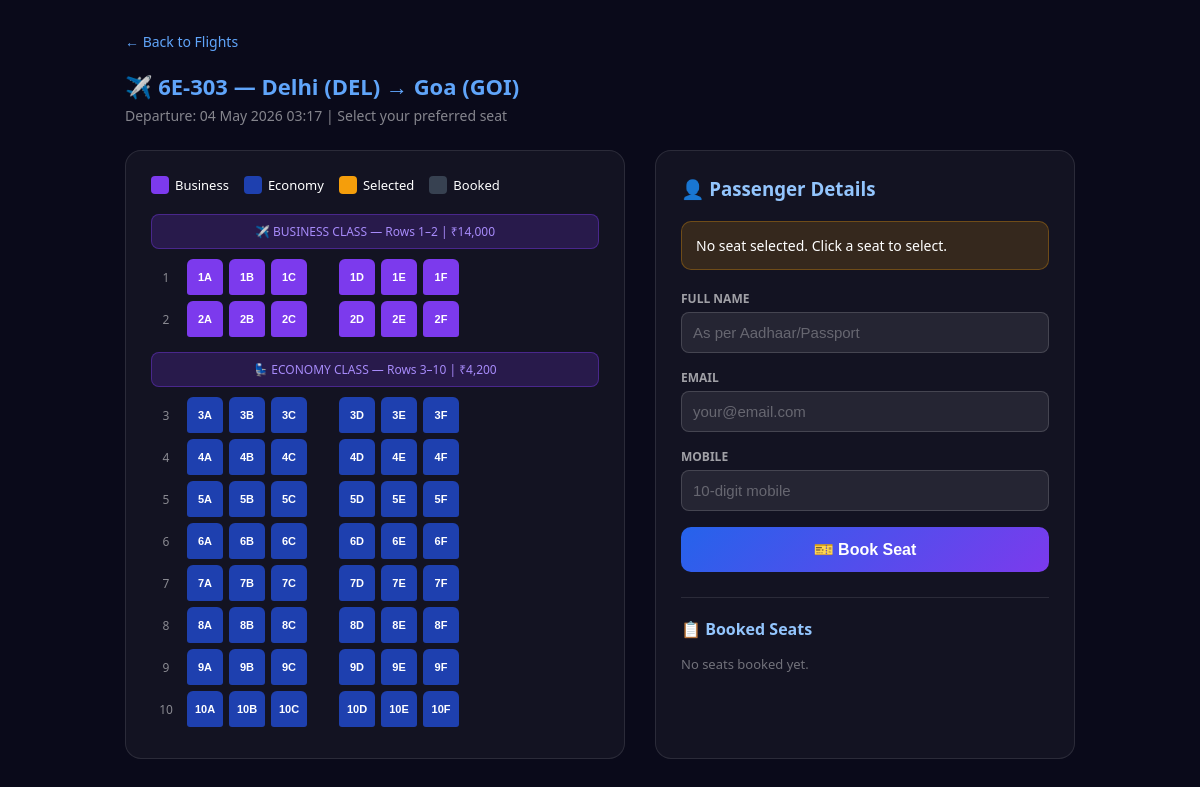
Screenshot of /seats.php?flight=3 with the database file from the repository.
### tables this page shows
CREATE TABLE IF NOT EXISTS flights (
    id INT AUTO_INCREMENT PRIMARY KEY,
    flight_no VARCHAR(10) UNIQUE NOT NULL,
    origin VARCHAR(100) NOT NULL,
    destination VARCHAR(100) NOT NULL,
    departure DATETIME NOT NULL,
    arrival DATETIME NOT NULL,
    aircraft VARCHAR(50) DEFAULT 'Boeing 737',
    total_seats INT DEFAULT 60,
    price_economy DECIMAL(8,2) DEFAULT 3500.00,
    price_business DECIMAL(8,2) DEFAULT 12000.00,
    status ENUM('scheduled','boarding','departed','cancelled') DEFAULT 'scheduled'
);

### seats.php (the view, shortened to what this page needs)
<?php
require_once 'db.php';
$flight_id = (int)($_GET['flight'] ?? 0);
$flight = $pdo->prepare("SELECT * FROM flights WHERE id=?");
$flight->execute([$flight_id]);
$f = $flight->fetch(PDO::FETCH_ASSOC);
$bookedSeats = [];
$rows = range(1, 10);
$cols = ['A','B','C','D','E','F'];
?>
<!DOCTYPE html><html>
<head><title>Select Seat - <?=htmlspecialchars($f['flight_no'])?></title>
</head>
<body>
<div style="max-width:950px;margin:auto">
<a href="index.php" class="back">← Back to Flights</a>
<h1>✈️ <?=htmlspecialchars($f['flight_no'])?> — <?=$f['origin']?> → <?=$f['destination']?></h1>
<div class="sub">Departure: <?=date('d M Y H:i',strtotime($f['departure']))?> | Select your preferred seat</div>
<div class="layout">
  <div class="plane">
    <div class="legend">
      <div class="leg"><div class="dot" style="background:#7c3aed"></div> Business</div>
      <div class="leg"><div class="dot" style="background:#1e40af"></div> Economy</div>
      <div class="leg"><div class="dot" style="background:#f59e0b"></div> Selected</div>
      <div class="leg"><div class="dot" style="background:#374151"></div> Booked</div>
    </div>
    <div class="class-divider">✈️ BUSINESS CLASS — Rows 1–2 | ₹<?=number_format($f['price_business'],0)?></div>
    <?php foreach ($rows as $row):
      $isBusiness = ($row <= 2);
      if ($row === 3): ?>
      <div class="class-divider" style="margin-top:15px">💺 ECONOMY CLASS — Rows 3–10 | ₹<?=number_format($f['price_economy'],0)?></div>
      <?php endif; ?>
      <div class="row-label">
        <div class="row-num"><?=$row?></div>
        <?php foreach ($cols as $ci => $col):
          $seatId = $row . $col;
          $isBooked = isset($bookedSeats[$seatId]);
          $cls = $isBusiness ? 'business' : 'economy';
          $classes = "seat $cls" . ($isBooked ? ' booked' : '');
        ?>
        <button class="<?=$classes?>" onclick="selectSeat('<?=$seatId?>')" <?=$isBooked?'disabled':''?> title="<?=$seatId?>"><?=$seatId?></button>
        <?php endforeach; ?>
      </div>
    <?php endforeach; ?>
  </div>
  <div class="form-card">
    <h3 style="margin-bottom:20px;color:#93c5fd">👤 Passenger Details</h3>
    <div class="selected-info" id="seatInfo">No seat selected. Click a seat to select.</div>
    <form method="post">
      <label>Full Name</label>
      <input type="text" name="name" placeholder="As per Aadhaar/Passport" required>
      <label>Email</label>
      <input type="email" name="email" placeholder="your@email.com" required>
      <label>Mobile</label>
      <input type="tel" name="mobile" placeholder="10-digit mobile" required>
      <button type="submit" id="bookBtn" disabled>🎫 Book Seat</button>
    </form>
    <div style="margin-top:25px;border-top:1px solid rgba(255,255,255,0.1);padding-top:20px">
      <h4 style="color:#93c5fd;margin-bottom:15px">📋 Booked Seats</h4>
      <?php
      $bookedList = $pdo->prepare("SELECT seat_number, seat_class, passenger_name FROM bookings WHERE flight_id=? ORDER BY seat_number");
      $bookedList->execute([$flight_id]);
      $bl = $bookedList->fetchAll(PDO::FETCH_ASSOC);
      if(empty($bl)): ?>
      <p style="color:rgba(255,255,255,0.4);font-size:13px">No seats booked yet.</p>
      <?php endif; ?>
    </div>
  </div>
</div>
</div>
</body></html>

### seats.php (style rules this page uses)
* { box-sizing:border-box;margin:0;padding:0 }
body { font-family:'Segoe UI',sans-serif;background:#0a0a1a;color:white;min-height:100vh;padding:30px 20px }
h1 { font-size:22px;color:#60a5fa;margin-bottom:5px }
.sub { color:rgba(255,255,255,0.5);font-size:14px;margin-bottom:25px }
.layout { display:grid;grid-template-columns:1fr 420px;gap:30px;max-width:950px;margin:auto }
.plane { background:rgba(255,255,255,0.04);border:1px solid rgba(255,255,255,0.1);border-radius:16px;padding:25px }
.legend { display:flex;gap:15px;margin-bottom:20px;font-size:13px;flex-wrap:wrap }
.leg { display:flex;align-items:center;gap:6px }
.dot { width:18px;height:18px;border-radius:4px }
.row-label { display:grid;grid-template-columns:30px repeat(3,36px) 20px repeat(3,36px);gap:6px;align-items:center;margin-bottom:6px }
.seat { width:36px;height:36px;border-radius:6px 6px 3px 3px;border:none;cursor:pointer;font-size:11px;font-weight:700;transition:transform .15s,opacity .15s }
.economy { background:#1e40af;color:white }
.business { background:#7c3aed;color:white }
.row-num { width:30px;text-align:center;font-size:12px;color:rgba(255,255,255,0.5) }
.class-divider { text-align:center;padding:8px;background:rgba(124,58,237,0.2);border:1px solid rgba(124,58,237,0.4);border-radius:8px;font-size:12px;color:#a78bfa;margin:10px 0 }
.form-card { background:rgba(255,255,255,0.04);border:1px solid rgba(255,255,255,0.1);border-radius:16px;padding:25px }
label { display:block;font-size:12px;font-weight:700;color:rgba(255,255,255,0.6);text-transform:uppercase;margin-bottom:5px }
input { width:100%;padding:11px;background:rgba(255,255,255,0.08);border:1px solid rgba(255,255,255,0.15);border-radius:8px;color:white;font-size:15px;margin-bottom:16px }
input::placeholder { color:rgba(255,255,255,0.3) }
.selected-info { background:rgba(245,158,11,0.15);border:1px solid rgba(245,158,11,0.3);border-radius:10px;padding:14px;margin-bottom:20px;font-size:14px }
button[type=submit] { width:100%;padding:13px;background:linear-gradient(135deg,#2563eb,#7c3aed);color:white;border:none;border-radius:10px;font-size:16px;font-weight:700;cursor:pointer }
a.back { color:#60a5fa;text-decoration:none;font-size:14px;display:inline-block;margin-bottom:20px }

### rows the page displays
flights: flight_no "6E-303", origin "Delhi (DEL)", destination "Goa (GOI)", departure "04 May 2026 03:17", price_business "14,000", price_economy "4,200", row "3", seatId "3A", seatId "3B", seatId "3C", seatId "3D", seatId "3E", seatId "3F"

### other values shown
$row "1"
$seatId "1A"
$seatId "1B"
$seatId "1C"
$seatId "1D"
$seatId "1E"
$seatId "1F"
$row "2"
$seatId "2A"
$seatId "2B"
$seatId "2C"
$seatId "2D"
$seatId "2E"
$seatId "2F"
$row "4"
